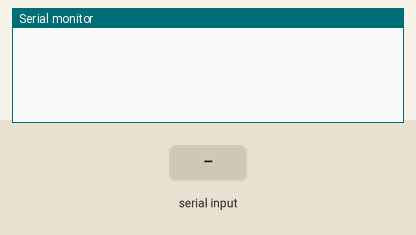
Simulated run of this sketch. Board: ESP32. Shown: the last lines printed to the serial monitor. The inputs (shaded band) are chosen by the test bench.

Above: at 1.2 s.
1.3 s: "1" received over Serial
At 3.1 s:
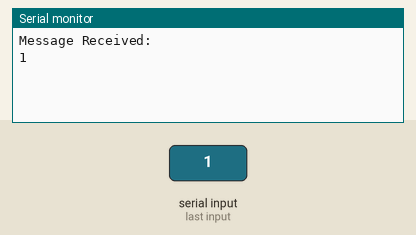
3.8 s: "0" received over Serial
At 5.2 s:
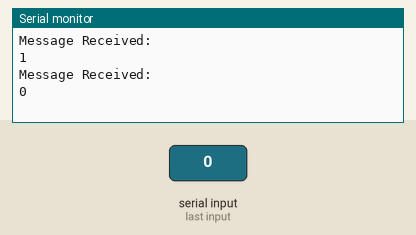
5.3 s: "2" received over Serial
At 7.3 s:
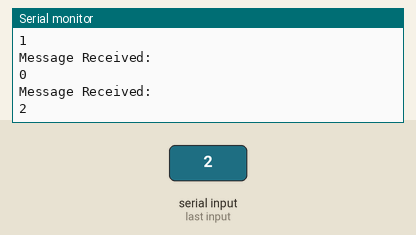

Measured:
- after the input at 1.3 s, the serial monitor: prints a new line after 1.0 s (image 1)
- after the input at 3.8 s, the serial monitor: prints a new line after 1.0 s (image 2)
- after the input at 5.3 s, the serial monitor: prints a new line after 1.0 s (image 3)

The sketch:

arduino.ino
```cpp
void setup() {
  Serial.begin(9600);  // Initialize Serial communication at 9600 baud rate
}

void loop() {
  if (Serial.available()) {
    String message = Serial.readString();  // Read data from ESP32
    Serial.println("Message Received: ");
    Serial.println(message);  // Print received message
  }
}
```
